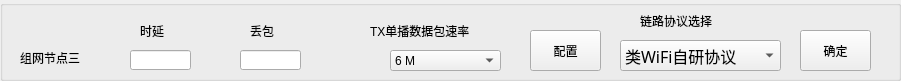
         <widget class="QGroupBox" name="groupBox_49">
          <property name="geometry">
           <rect>
            <x>10</x>
            <y>210</y>
            <width>901</width>
            <height>81</height>
           </rect>
          </property>
          <property name="title">
           <string/>
          </property>
          <widget class="QComboBox" name="comboBox_D3_13">
           <property name="geometry">
            <rect>
             <x>620</x>
             <y>40</y>
             <width>161</width>
             <height>31</height>
            </rect>
           </property>
           <property name="font">
            <font>
             <family>仿宋</family>
             <pointsize>12</pointsize>
            </font>
           </property>
           <item>
            <property name="text">
             <string>类WiFi自研协议</string>
            </property>
           </item>
           <item>
            <property name="text">
             <string>AOS协议</string>
            </property>
           </item>
          </widget>
          <widget class="QLineEdit" name="lineEdit_delay_D3_7">
           <property name="geometry">
            <rect>
             <x>130</x>
             <y>50</y>
             <width>61</width>
             <height>20</height>
            </rect>
           </property>
          </widget>
          <widget class="QLabel" name="label_213">
           <property name="geometry">
            <rect>
             <x>20</x>
             <y>50</y>
             <width>81</width>
             <height>16</height>
            </rect>
           </property>
           <property name="styleSheet">
            <string notr="true">font: 12pt &quot;仿宋&quot;;</string>
           </property>
           <property name="text">
            <string>组网节点三</string>
           </property>
          </widget>
          <widget class="QLineEdit" name="lineEdit_loss_D3_7">
           <property name="geometry">
            <rect>
             <x>240</x>
             <y>50</y>
             <width>61</width>
             <height>20</height>
            </rect>
           </property>
          </widget>
          <widget class="QComboBox" name="comboBox_D3_14">
           <property name="geometry">
            <rect>
             <x>390</x>
             <y>50</y>
             <width>111</width>
             <height>21</height>
            </rect>
           </property>
           <item>
            <property name="text">
             <string>6 M</string>
            </property>
           </item>
           <item>
            <property name="text">
             <string>9 M</string>
            </property>
           </item>
           <item>
            <property name="text">
             <string>12 M</string>
            </property>
           </item>
           <item>
            <property name="text">
             <string>18 M</string>
            </property>
           </item>
           <item>
            <property name="text">
             <string>24 M</string>
            </property>
           </item>
           <item>
            <property name="text">
             <string>36 M</string>
            </property>
           </item>
           <item>
            <property name="text">
             <string>48 M</string>
            </property>
           </item>
           <item>
            <property name="text">
             <string>54 M</string>
            </property>
           </item>
          </widget>
          <widget class="QLabel" name="label_214">
           <property name="geometry">
            <rect>
             <x>370</x>
             <y>20</y>
             <width>161</width>
             <height>21</height>
            </rect>
           </property>
           <property name="styleSheet">
            <string notr="true">font: 12pt &quot;仿宋&quot;;</string>
           </property>
           <property name="text">
            <string>TX单播数据包速率</string>
           </property>
          </widget>
          <widget class="QLabel" name="label_215">
           <property name="geometry">
            <rect>
             <x>250</x>
             <y>20</y>
             <width>41</width>
             <height>21</height>
            </rect>
           </property>
           <property name="styleSheet">
            <string notr="true">font: 12pt &quot;仿宋&quot;;</string>
           </property>
           <property name="text">
            <string>丢包</string>
           </property>
          </widget>
          <widget class="QLabel" name="label_216">
           <property name="geometry">
            <rect>
             <x>640</x>
             <y>10</y>
             <width>131</width>
             <height>21</height>
            </rect>
           </property>
           <property name="styleSheet">
            <string notr="true">font: 12pt &quot;仿宋&quot;;</string>
           </property>
           <property name="text">
            <string>链路协议选择</string>
           </property>
          </widget>
          <widget class="QLabel" name="label_217">
           <property name="geometry">
            <rect>
             <x>140</x>
             <y>20</y>
             <width>41</width>
             <height>21</height>
            </rect>
           </property>
           <property name="styleSheet">
            <string notr="true">font: 12pt &quot;仿宋&quot;;</string>
           </property>
           <property name="text">
            <string>时延</string>
           </property>
          </widget>
          <widget class="QPushButton" name="bandd3_7">
           <property name="geometry">
            <rect>
             <x>530</x>
             <y>30</y>
             <width>71</width>
             <height>41</height>
            </rect>
           </property>
           <property name="text">
            <string>配置</string>
           </property>
          </widget>
          <widget class="QPushButton" name="prod3_7">
           <property name="geometry">
            <rect>
             <x>800</x>
             <y>30</y>
             <width>71</width>
             <height>41</height>
            </rect>
           </property>
           <property name="text">
            <string>确定</string>
           </property>
          </widget>
         </widget>
